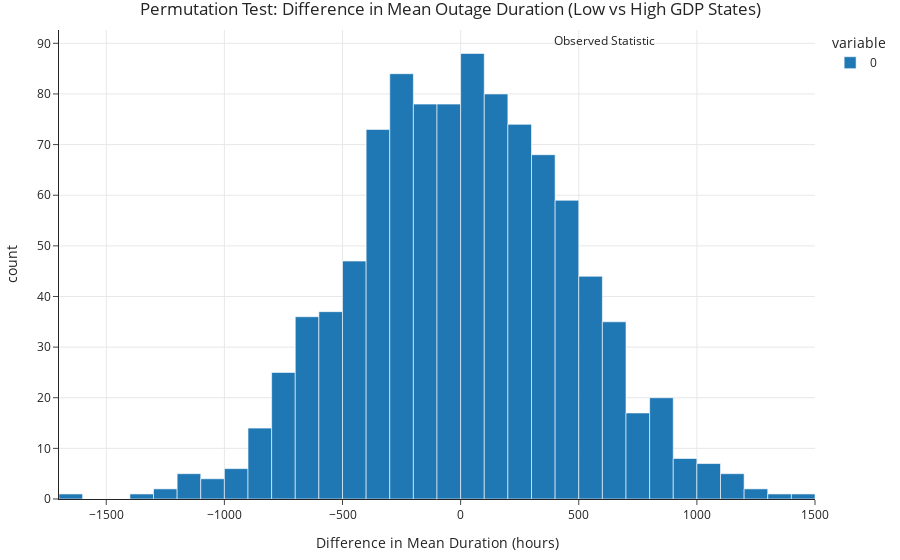

Notebook cell for this chart:
### Markdown cell above
#### Visualization for test 1

### Code cell
import plotly.express as px
import numpy as np

fig_ht1 = px.histogram(
    perm_diffs,
    nbins=40,
    title="Permutation Test: Difference in Mean Outage Duration (Low vs High GDP States)",
    labels={'value': 'Difference in Mean Duration (hours)'}
)

fig_ht1.add_vline(
    x=observed_diff_duration,
    line_dash="dash",
    line_color="red",
    annotation_text="Observed Statistic",
    annotation_position="top right"
)

fig_ht1.show()

### Figure 1 — Plotly figure (JSON) as saved in the notebook; plotly's stock layout.template omitted (floating-point values rounded to 4 significant figures; data arrays with more than 128 entries replaced by an {"elided": "..."} marker saying what was removed)
{"data": [{"alignmentgroup": "True", "bingroup": "x", "hovertemplate": "variable=0<br>Difference in Mean Duration (hours)=%{x}<br>count=%{y}<extra></extra>", "legendgroup": "0", "marker": {"color": "#1F77B4", "pattern": {"shape": ""}}, "name": "0", "nbinsx": 40, "offsetgroup": "0", "orientation": "v", "showlegend": true, "type": "histogram", "x": {"elided": "1000 float values"}, "xaxis": "x", "yaxis": "y"}], "layout": {"annotations": [{"showarrow": false, "text": "Observed Statistic", "x": 387.4, "xanchor": "left", "xref": "x", "y": 1, "yanchor": "top", "yref": "y domain"}], "autosize": true, "barmode": "relative", "legend": {"title": {"text": "variable"}, "tracegroupgap": 0}, "shapes": [{"line": {"color": "red", "dash": "dash"}, "type": "line", "x0": 387.4, "x1": 387.4, "xref": "x", "y0": 0, "y1": 1, "yref": "y domain"}], "title": {"text": "Permutation Test: Difference in Mean Outage Duration (Low vs High GDP States)"}, "xaxis": {"anchor": "y", "autorange": true, "domain": [0, 1], "range": [-1700, 1500], "title": {"text": "Difference in Mean Duration (hours)"}, "type": "linear"}, "yaxis": {"anchor": "x", "autorange": true, "domain": [0, 1], "range": [0, 92.63], "title": {"text": "count"}}}}
